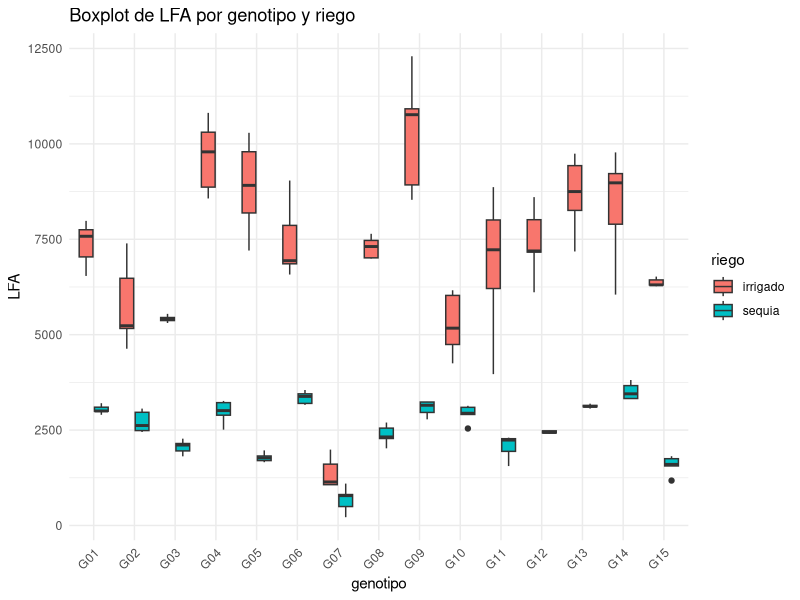

This chart was generated by the following R code:
## ---- chunk 1
1 + 1
## ---- chunk 2
#| echo: false
2 * 2
## ---- chunk 3

## ---- chunk 4

## ---- chunk 5

## ---- chunk 6
flor <- read.csv(file = "LA MOLINA 2014 POTATO WUE (FB) - fb.csv" , header = TRUE, sep = ",")
## ---- chunk 7
modelo <- lm(formula = lfa ~ bloque + geno + riego + riego*geno , data = flor)

anova(modelo)
## ---- chunk 8
library(ggplot2)
ggplot(flor, aes(x = factor(geno), y = lfa, fill = factor(riego))) +
  geom_boxplot() +
  labs(x = "genotipo" , y = "LFA" , fill = "riego") +
  theme_minimal() +
  theme(axis.text.x = element_text(angle = 45, hjust = 1)) +
  ggtitle("Boxplot de LFA por genotipo y riego")
